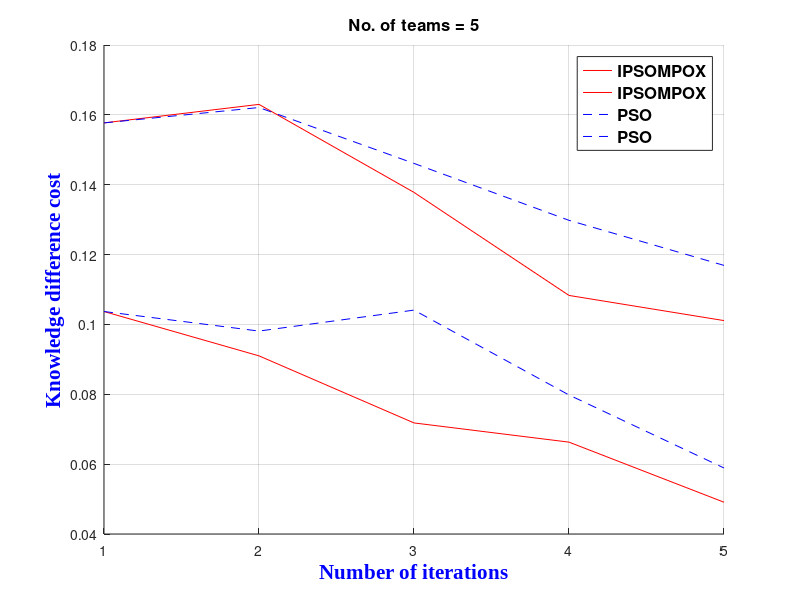

Write the MATLAB code that produced this figure.
%G?n?ration de quatre fonctions cosinus
IPSOMPOXMAX=[1 0.1577;2 0.163;3 0.1378;4 0.1083;5 0.1011;];
IPSOMPOXMIN=[1 0.1037;2 0.091;3 0.0718;4 0.0663;5 0.0491;];
PSOMAX=[1 0.1577;2 0.1621;3 0.1461;4 0.1298;5 0.1169;];
PSOMIN=[1 0.1037;2 0.0981;3 0.1041;4 0.0798;5 0.0589;];
grid
%axis([50 2.5 -5 13])
hold
plot(IPSOMPOXMAX(:,1),IPSOMPOXMAX(:,2),'r');
plot(IPSOMPOXMIN(:,1),IPSOMPOXMIN(:,2),'r');
plot(PSOMAX(:,1),PSOMAX(:,2),'b','linestyle','--');
plot(PSOMIN(:,1),PSOMIN(:,2),'b','linestyle','--');
% La fonction plot fonctionne par paire: on indique d'abord le vecteur en abscisse puis le vecteur en ordonn?e.
% On peut par la suite rajouter une couleur ou un style en utilisant un code entre les ''. 
%Ces codes sont r?sum?s en fin de tutoriel (menututo.com) 

title({'No. of teams = 5'},...    %L?gende du trac? avec le texte ? afficher se trouvant entre {}
      'FontSize',12,'FontWeight','bold')
% L'option Location indique l'emplacement de la l?gende dans la figure
% L'option FontSize indique la taille de la police
% L'option FontWeight permet de mettre le texte en gras en ?crivant 'bold' ? la suite
legend({'IPSOMPOX','IPSOMPOX','PSO','PSO'},'Location','northeast',...    %L?gende du trac? avec le texte ? afficher se trouvant entre {}
      'FontSize',12,'FontWeight','bold') 
xlabel('Number of iterations','FontSize',15,...              %Nom de l'axe des abscisses du trac?
       'FontWeight','bold','FontName',...
       'Times New Roman','Color','b')
ylabel('Knowledge difference cost','FontSize',15,...      %Nom de l'axe des ordonn?es du trac?
       'FontWeight','bold','FontName',...
       'Times New Roman','Color','b')